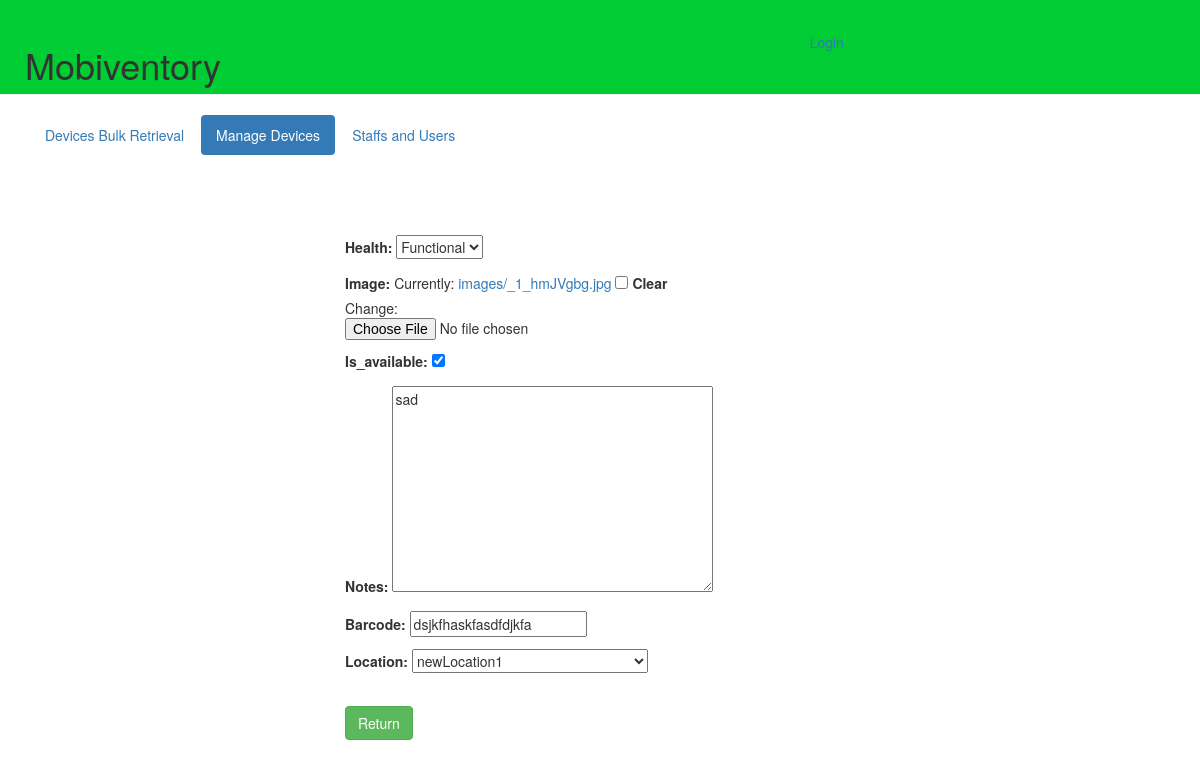
The page /return-redirect/83/86 on the database its author committed.
### mobile_inventory/models.py (models this page shows, shortened)
class Status(models.Model):
    health = models.CharField(
        'Health',
        max_length=50,
        choices=([
            ('Functional', 'Functional'),
            ('Defective', 'Defective'),
        ]),
        default='Functional',
    )
    image = models.ImageField(upload_to='images', null=True, blank=True)
    is_available = models.BooleanField('is_available', default=True)
    notes = models.TextField('Notes', blank=True, null=True)
    barcode = models.CharField('Barcode', max_length=100)
    location = models.ForeignKey(Location, blank=True, null=True)

class Location(models.Model):
    location = models.CharField('Location', max_length=100)
    def __str__(self):
        return self.location

### mobile_inventory/views.py (the view)
# urls.py: url(r'^return-redirect/(?P<pk>\d+)/(?P<status_pk>\d+)', views.redirect_to_return_page, name='redirect_to_return_page'),
def redirect_to_return_page(request, pk, status_pk):
    status = Status.objects.get(pk=status_pk)
    form = ReturnForm(initial={
        'health': status.health,
        'notes': status.notes,
        'barcode': status.barcode,
        'image': status.image,
        'is_available': True,
        'location': status.location,
    })
    return render(request, 'device/returndevice.html', {'pk': pk, 'form': form})

### mobile_inventory/forms.py
class ReturnForm(forms.ModelForm):
    class Meta:
        model = Status
        fields = '__all__'

### mobile_inventory/templates/device/returndevice.html
{% extends 'device/base.html' %}
{% block content %}
  <div class="col-md-12">
    <div class="col-md-3"></div>
    <div class="col-md-6">
    <div class="form-group">
      <form method="POST" action="{% url 'return_device' pk=pk %}">{% csrf_token %}
        {{ form.as_p }}
        <br/>
        <button class="btn btn-success" type="submit">Return</button>
      </form>
    </div>
    </div>
  </div>
{% endblock %}

### rows shown on the page
Status: notes "sad", barcode "dsjkfhaskfasdfdjkfa"
Location: location "newLocation1"
